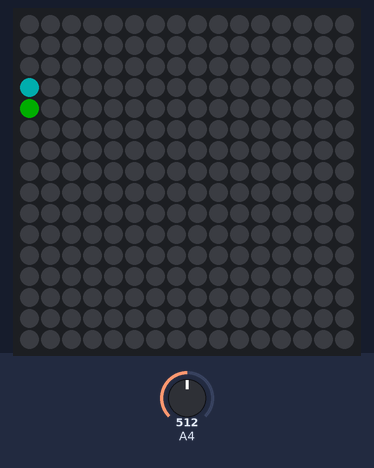
A sketch run on a simulated Arduino Uno, built with avr-gcc and run on an emulated ATmega328P. On the bench: 16×16 RGB LED matrix (first LED top left, wired row by row). The test bench sets the inputs (shaded band); at power-on: A4 = 512. Dim RGB values are drawn brighter than linear; random numbers use the default seed unless the sketch sets one.

Above: at 0.89 s.
At 5.74 s:
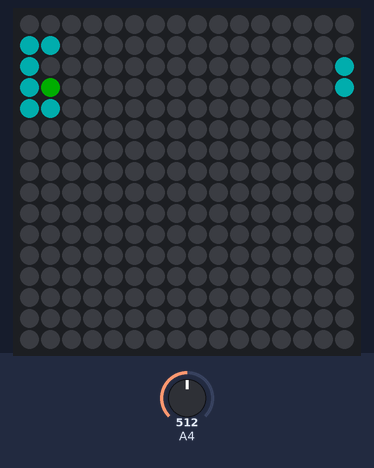
At 10.56 s:
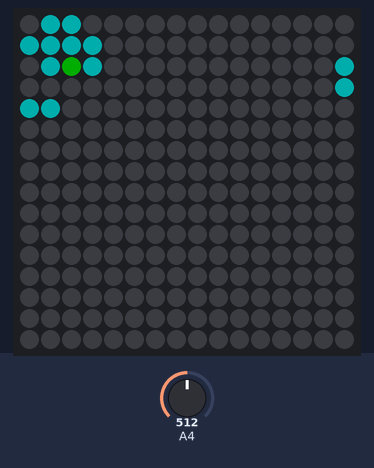
At 20.14 s:
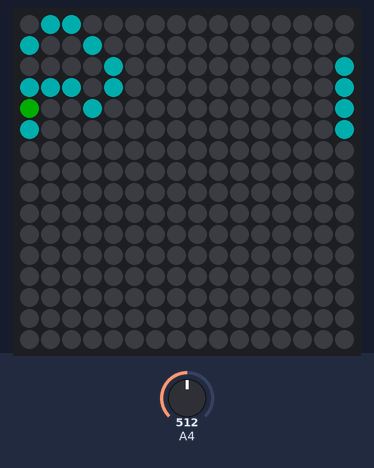
At 30.0 s:
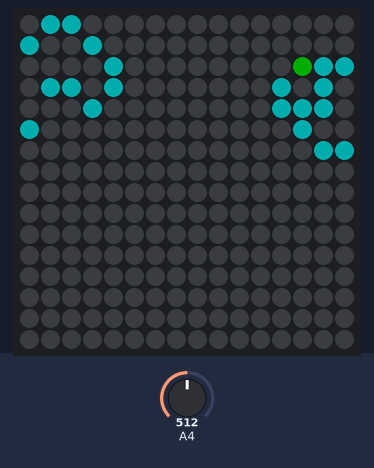
At 39.77 s:
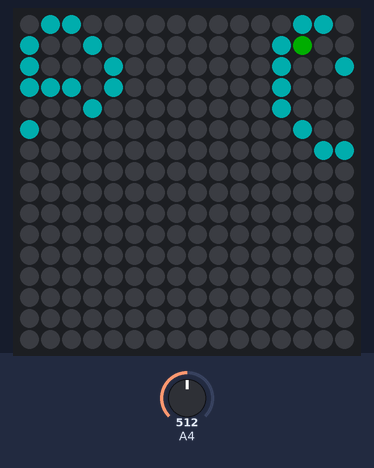

The sketch:

arduino-game.ino
```cpp
/**
 * Delay in ms between rounds
 */
#ifndef DELAY
    #define DELAY 10
#endif /* DELAY */

// #include "Games/Game.h"
// Game game = Game(8, 8, 2, 2, 6);

// #include "Games/Conway.h"
// Conway game = Conway(8, 8, 1, 1, 6);
// Conway game = Conway(8, 8, 2, 2, 6);

#include "Games/LangstonsAnt.h"
// LangstonsAnt game = LangstonsAnt(8, 8, 1, 1, 6);
LangstonsAnt game = LangstonsAnt(8, 8, 2, 2, 6);


void setup() {

    #if (GAME_DEBUG)
        Serial.begin(9600);
    #endif /* GAME_DEBUG */

    game.init();
}

void loop() {
    game.draw();

    #if (DELAY > 0)
        delay(DELAY);
    #endif /* DELAY */

    game.update();
}
```

Ant.h
```cpp
/*******************************************************************************
 *                                  Settings                                   *
 *******************************************************************************/

/**
 * Randomize ant location or not. If false ant starts at (0, 0)
 */
#ifndef ANT_RANDOMIZE
    #define ANT_RANDOMIZE 1
#endif /* ANT_RANDOMIZE */

/**
 * Wrap board or not. If this is false then the ant can become stuck in a corner
 */
#ifndef ANT_WRAP_BOARD
    #define ANT_WRAP_BOARD 1
#endif ANT_WRAP_BOARD /* ANT_WRAP_BOARD */

/*******************************************************************************
 *                                Directions                                   *
 *******************************************************************************/

#ifndef ANT_DIRECTION_UP
    #define ANT_DIRECTION_UP 0
#endif /* ANT_DIRECTION_UP */

#ifndef ANT_DIRECTION_RIGHT
    #define ANT_DIRECTION_RIGHT ANT_DIRECTION_UP + 1
#endif /* ANT_DIRECTION_RIGHT */

#ifndef ANT_DIRECTION_DOWN
    #define ANT_DIRECTION_DOWN ANT_DIRECTION_RIGHT + 1
#endif /* ANT_DIRECTION_DOWN */

#ifndef ANT_DIRECTION_LEFT
    #define ANT_DIRECTION_LEFT ANT_DIRECTION_DOWN + 1
#endif /* ANT_DIRECTION_LEFT */

/*******************************************************************************
 *                                   Class                                     *
 *******************************************************************************/

class Ant {
private:
    uint8_t x;
    uint8_t y;

    uint8_t direction;

public:
    Ant(
        uint8_t _x = 0,
        uint8_t _y = 0,
        uint8_t _direction = ANT_DIRECTION_UP
    );

    #if (GAME_DEBUG)
        void print() const;
    #endif /* GAME_DEBUG */

    #if (ANT_RANDOMIZE)
        void randomize(uint8_t width = 8, uint8_t height = 8);
    #endif /* ANT_RANDOMIZE */

    uint8_t getX() const;
    uint8_t getY() const;

    void move(uint8_t width = 8, uint8_t height = 8);
    void turn(bool clockwise = true);

};

/**
 * Init Ant
 *
 * @param {uint8_t} x
 * @param {uint8_t} y
 * @param {uint8_t} direction
 */
Ant::Ant(
    uint8_t _x = 0,
    uint8_t _y = 0,
    uint8_t _direction = ANT_DIRECTION_UP
) {
    x = _x;
    y = _y;

    direction = _direction;
};

/**
 * Print Ant to Serial
 */
#if (GAME_DEBUG)
    void Ant::print() const {
        Serial.println("Ant");

        Serial.println(" | Coordinate: (" + String(x) + ", " + String(y) + ")");

        Serial.print(" | Direction: ");
        if (direction == ANT_DIRECTION_UP) Serial.print("Up");
        else if (direction == ANT_DIRECTION_RIGHT) Serial.print("Right");
        else if (direction == ANT_DIRECTION_DOWN) Serial.print("Down");
        else if (direction == ANT_DIRECTION_LEFT) Serial.print("Left");
        else Serial.print("Unknown");
        Serial.print("\n");
    }
#endif /* GAME_DEBUG */

/**
 * Randomize ant location and direction
 *
 * @param  {uint8_t} width
 * @param  {uint8_t} height
 */
#if (ANT_RANDOMIZE)
    void Ant::randomize(uint8_t width = 8, uint8_t height = 8 ) {
        // x = 5;
        // y = 5;
        // // direction = ANT_DIRECTION_UP;
        // direction = ANT_DIRECTION_RIGHT;
        // // direction = ANT_DIRECTION_DOWN;
        // // direction = ANT_DIRECTION_LEFT;
        // return;

        randomSeed(analogRead(0));
        randomSeed(analogRead(random(0, 5)));

        x = random(0, width);
        randomSeed(analogRead(random(0, 5)));
        randomSeed(random(0, width));

        y = random(0, height);
        randomSeed(analogRead(random(0, 5)));
        randomSeed(random(0, height));

        direction = random(ANT_DIRECTION_UP, ANT_DIRECTION_LEFT + 1);
    }
#endif /* ANT_RANDOMIZE */

/**
 * Gets X coordinate
 *
 * @return {uint8_t} x
 */
uint8_t Ant::getX() const { return x; }

/**
 * Gets Y coordinate
 *
 * @return {uint8_t} y
 */
uint8_t Ant::getY() const { return y; }

/**
 * Move in proper direction
 *
 * @param  {uint8_t} width
 * @param  {uint8_t} height
 */
void Ant::move(uint8_t width = 8, uint8_t height = 8) {
    if (direction == ANT_DIRECTION_UP) {
        if (y == 0)
            #if (ANT_WRAP_BOARD)
                y = --width;
            #else
                ;
            #endif /* ANT_WRAP_BOARD */
        else y--;
    }
    else if (direction == ANT_DIRECTION_RIGHT) {
        if (x == height - 1)
            #if (ANT_WRAP_BOARD)
                x = 0;
            #else
                ;
            #endif /* ANT_WRAP_BOARD */
        else x++;
    }
    else if (direction == ANT_DIRECTION_DOWN) {
        if (y == width - 1)
            #if (ANT_WRAP_BOARD)
                y = 0;
            #else
                ;
            #endif /* ANT_WRAP_BOARD */
        else y++;
    }
    else if (direction == ANT_DIRECTION_LEFT) {
        if (x == 0)
            #if (ANT_WRAP_BOARD)
                x = --height;
            #else
                ;
            #endif /* ANT_WRAP_BOARD */
        else x--;
    }
}

/**
 * Turn the Ant
 *
 * @param  {bool} clockwise turn if true
 */
void Ant::turn(bool clockwise = true) {
    if (clockwise) {
        if (direction == ANT_DIRECTION_LEFT) direction = ANT_DIRECTION_UP;
        else direction++;
    }
    else {
        if (direction == ANT_DIRECTION_UP) direction = ANT_DIRECTION_LEFT;
        else direction--;
    }
}
```

Board.h
```cpp
#ifndef Board_h
#define Board_h

/*******************************************************************************
 *                                  Includes                                   *
 *******************************************************************************/

#include <Arduino.h>


/*******************************************************************************
 *                               Board Settings                                *
 *******************************************************************************/

/**
 * Debug mode enabled additional checking and printouts. May negatively affect
 * performance
 */
#ifndef BOARD_DEBUG
    #define BOARD_DEBUG false
#endif /* BOARD_DEBUG */

/**
 * Debug in verbose mode. Additional print statements
 */
#ifndef BOARD_DEBUG_VERBOSE
    #define BOARD_DEBUG_VERBOSE false
#endif /* BOARD_DEBUG_VERBOSE */

/**
 * Print state DEAD or not. When false requires two lookups to a given cell, but
 * prints a blank string to the Serial instead of the CELL_STATE_DEAD state.
 */
#ifndef BOARD_PRINT_CELL_STATE_DEAD
    #define BOARD_PRINT_CELL_STATE_DEAD false
#endif /* BOARD_PRINT_CELL_STATE_DEAD */


/*******************************************************************************
 *                              Game Settings                                *
 *******************************************************************************/

/**
 * Debug mode enables certain verbose messaging, including printing out the
 * current state. This may slow down the board speed if board is large
 */
#ifndef GAME_DEBUG
    #define GAME_DEBUG false
#endif /* GAME_DEBUG */


/*******************************************************************************
 *                                 Cell Settings                               *
 *******************************************************************************/

/**
 * How many cells are to be stored in a single 8-bites, i.e. 1 byte. The more
 * stored together will decrease memory usage and allow the CPU to run quicker
 * due to less context switching. The lower this number goes the more
 * information that we can store per cell, ie colors.
 *
 *              --------------------------------------------------
 *              | Cells Per Byte   |   Number of Possible States |
 *              |                  |        = 2 ^ (num bits)     |
 *              --------------------------------------------------
 *              |        8         |           2                 |
 *              |        4         |           4                 |
 *              |        2         |           16                |
 *              |        1         |           256               |
 *              --------------------------------------------------
 */
#ifndef CELLS_PER_BYTE
    #define CELLS_PER_BYTE (uint8_t)4
#endif /* CELLS_PER_BYTE */

/**
 * How large a cell is in bits
 */
#ifndef CELL_WIDTH
    #define CELL_WIDTH (uint8_t)8 / CELLS_PER_BYTE
#endif /* CELL_WIDTH */


/*******************************************************************************
 *                                Cell States                                  *
 *******************************************************************************/

#ifndef CELL_STATE_DEAD
    #define CELL_STATE_DEAD 0
#endif /* CELL_STATE_DEAD */

#ifndef CELL_STATE_ALIVE
    #define CELL_STATE_ALIVE 1
#endif /* CELL_STATE_ALIVE */

/*******************************************************************************
 *                                   Board                                     *
 *******************************************************************************/

class Board {
private:
    uint8_t width;
    uint8_t height;
    uint8_t ** board;

    uint8_t num_columns;
    uint8_t i_col_count;

    uint8_t cell_col;
    uint8_t i_cell_col;
    uint8_t i_cell_col_value;
    uint8_t cell_state;

    uint8_t num_skip;
    uint8_t max_width_height;

protected:
    uint8_t i_col;
    uint8_t i_row;

    uint8_t i_col_annex;
    uint8_t i_row_annex;

public:
    Board(uint8_t _width, uint8_t _height);

    uint8_t getWidth() const;
    uint8_t getHeight() const;
    uint8_t getState(uint8_t x, uint8_t y);

    #if (GAME_DEBUG)
        virtual void print();
    #endif /* GAME_DEBUG */

    virtual void setState(uint8_t x, uint8_t y, uint8_t state);
    virtual void setAlive(uint8_t x, uint8_t y);
    virtual void setDead(uint8_t x, uint8_t y);

    virtual void reset();

    virtual void copyBoard(Board * other_board);

    void randomize();
};


/**
 * Init Board Annex
 *
 * @param {uint8_t} width
 * @param {uint8_t} height
 */
Board::Board(uint8_t _width, uint8_t _height) {
    width = _width;
    height = _height;

    num_columns = width / CELLS_PER_BYTE;

    board = new uint8_t * [num_columns];

    for (i_col_count = 0; i_col_count < num_columns; i_col_count++) {
        board[i_col_count] = new uint8_t [height];
        for (i_row = 0; i_row < height; i_row++) {
            board[i_col_count][i_row] = NULL;
            board[i_col_count][i_row] = CELL_STATE_DEAD;
        }
    }
}

/**
 * Get width of board
 *
 * @return {uint8_t} width
 */
uint8_t Board::getWidth() const {
    return width;
}

/**
 * Get height of board
 *
 * @return {uint8_t} height
 */
uint8_t Board::getHeight() const {
    return height;
}

/**
 * Get state of cell
 *
 * @param  {uint8_t} x  x coordiante
 * @param  {uint8_t} y  y coordiante
 * @return {uint8_t}    state
 */
uint8_t Board::getState(uint8_t x, uint8_t y) {
    i_col_count = x / CELLS_PER_BYTE;
    i_col = x % CELLS_PER_BYTE;
    i_row = y;

    cell_state = CELL_STATE_DEAD;

    for (i_cell_col = 0; i_cell_col < CELL_WIDTH; i_cell_col++) {
        cell_col = i_col * CELL_WIDTH + i_cell_col;
        i_cell_col_value = ((board[i_col_count][i_row] >> cell_col) & 1);

        cell_state = (cell_state | (i_cell_col_value << i_cell_col));
    }

    #if (BOARD_DEBUG)
        if (cell_state != CELL_STATE_DEAD) {
            Serial.println("--------------");
            Serial.println("( " + String(x) + ", " + String(y) + " ) -> " + String(cell_state));
            Serial.println("G: " + String(i_col_count));
            Serial.println("C: " + String(i_col));
            Serial.println("R: " + String(i_row));
            Serial.println("V: " + String(cell_state));
        }
    #endif /* BOARD_DEBUG */

    return cell_state;
}

/**
 * Print Board to Serial
 */
#if (GAME_DEBUG)
    void Board::print() {

        #if (BOARD_DEBUG_VERBOSE)
            // Serial.println("Printing Board");
            Serial.println("Width " + String(width));
            Serial.println("Height " + String(height));
            // Serial.println("Any Active: " + String(any_cells_alive));
        #endif /* BOARD_DEBUG_VERBOSE */

        for (i_col = 0; i_col < width; i_col++) {
            if (i_col == 0) {
                Serial.print("  ");

                if (height >= 10) Serial.print(" ");
            }

            Serial.print("  ");
            Serial.print(i_col);
        }
        Serial.print("\n");

        for (i_col = 0; i_col < width; i_col++) {
            if (i_col == 0) {
                Serial.print("  ");

                if (height >= 10) Serial.print(" ");
            }

            Serial.print("---");

            if (i_col >= 10) Serial.print("-");
        }
        Serial.print("\n");

        for (i_row_annex = 0; i_row_annex < height; i_row_annex++) {
            if (height >= 10) {
                if (i_row_annex < 10) Serial.print(" ");
            }

            Serial.print(i_row_annex);
            Serial.print(" | ");

            for (uint8_t i_col = 0; i_col < width; i_col++) {
                if (i_col > 0) Serial.print("  ");

                if (i_col >= 10) Serial.print(" ");

                #if (BOARD_PRINT_CELL_STATE_DEAD)
                    Serial.print(getState(i_col, i_row_annex));
                #else
                    if (getState(i_col, i_row_annex) == CELL_STATE_DEAD) Serial.print(" ");
                    else Serial.print(getState(i_col, i_row_annex));
                #endif /* BOARD_PRINT_CELL_STATE_DEAD */
            }
            Serial.print("\n");
        }
    }
#endif /* GAME_DEBUG */

/**
 * Set state of cell
 *
 * @param  {uint8_t} x      x coordiante
 * @param  {uint8_t} y      y coordiante
 * @param  {uint8_t} state  state
 */
void Board::setState(uint8_t x, uint8_t y, uint8_t state) {
    i_col_count = x / CELLS_PER_BYTE;
    i_col = x % CELLS_PER_BYTE;
    i_row = y;

    cell_state = CELL_STATE_DEAD;

    if (state > CELL_STATE_ALIVE) { /* Avoid taking pow */
        if (state > pow(2, (CELL_WIDTH)) - 1) {
            #if (BOARD_DEBUG)
                Serial.println("Warning, state is too high for CELL_WIDTH. Setting to max.");
            #endif /* BOARD_DEBUG */

            state = pow(2, (CELL_WIDTH)) - 1;
        }
    }

    for (i_cell_col = 0; i_cell_col < CELL_WIDTH; i_cell_col++) {
        cell_state = (state >> i_cell_col) & 1;
        cell_col = i_col * CELL_WIDTH + i_cell_col;

        board[i_col_count][i_row] ^= (-cell_state ^ board[i_col_count][i_row]) & (1 << cell_col);
    }

    return;
}

/**
 * Set state of cell to alive
 *
 * @param  {uint8_t} x  x coordiante
 * @param  {uint8_t} y  y coordiante
 */
void Board::setAlive(uint8_t x, uint8_t y) {
    setState(x, y, CELL_STATE_ALIVE);
}

/**
 * Set state of cell to dead
 *
 * @param  {uint8_t} x  x coordiante
 * @param  {uint8_t} y  y coordiante
 */
void Board::setDead(uint8_t x, uint8_t y) {
    setState(x, y, CELL_STATE_DEAD);
}

/**
 * Reset board
 */
void Board::reset() {
    for (i_col_count = 0; i_col_count < num_columns; i_col_count++) {
        for (i_row = 0; i_row < height; i_row++) {
            board[i_col_count][i_row] = NULL;
        }
    }

    for (i_col_count = 0; i_col_count < num_columns; i_col_count++) {
        for (i_col = 0; i_col < width; i_col++) {
            for (i_row = 0; i_row < height; i_row++) {
                board[i_col_count][i_row] = (board[i_col_count][i_row] | (CELL_STATE_DEAD << i_col));
            }
        }
    }
}

/**
 * Copy this board to other board
 *
 * @param  {Board *} other_board    other board
 */
void Board::copyBoard(Board * other_board) {
    for (i_col_annex = 0; i_col_annex < width; i_col_annex++) {
        for (i_row_annex = 0; i_row_annex < height; i_row_annex++) {
            setState(i_col_annex, i_row_annex, other_board->getState(i_col_annex, i_row_annex));
        }
    }
}


void Board::randomize() {
    #if (GAME_DEBUG)
        Serial.println("Resetting");
    #endif /* GAME_DEBUG */

    randomSeed(analogRead(0));
    randomSeed(analogRead(random(0, 5)));

    num_skip = random(0, 1);
    max_width_height = max(width, height);

    for (i_col_annex = 0; i_col_annex < width; i_col_annex++) {
        randomSeed(analogRead(random(0, 5)));
        for (i_row_annex = 0; i_row_annex < height; i_row_annex++) {
            num_skip = random(0, max_width_height);
            if (i_col_annex % num_skip && num_skip % 2) {
                setAlive(i_col_annex, i_row_annex);
            }
        }
    }
}


#endif /* Board_h */
```

Source omitted: Game.h (15081 bytes), LangstonsAnt.h (9447 bytes)
